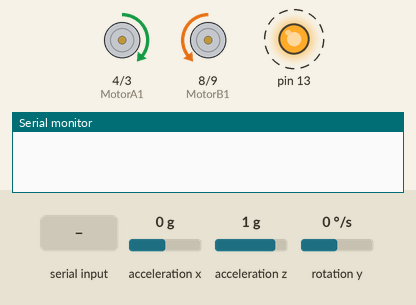
Bench run of a sketch on a simulated Arduino Uno, built with avr-gcc and run on an emulated ATmega328P. Shown: motor-driver pin pairs drawn as motors (green arrow = first pin HIGH = forward, orange = second pin HIGH = backward, longer = more drive, scaled by the enable pin), output pins drawn as LEDs (lit = HIGH), the last lines printed to the serial monitor. Dashed ring = blinking. Inputs (shaded band) come from the test bench; at power-on: acceleration x 0 g, acceleration z 1 g, rotation y 0 °/s.

Above: at 1.2 s.
1.3 s: acceleration x set to -1.4 g
At 3.3 s:
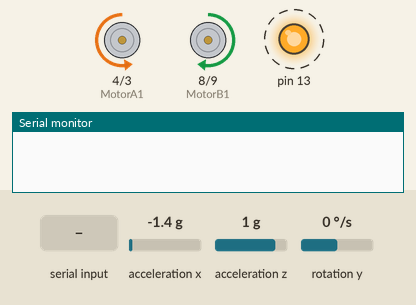
4.3 s: acceleration x set to 0 g
At 6.19 s:
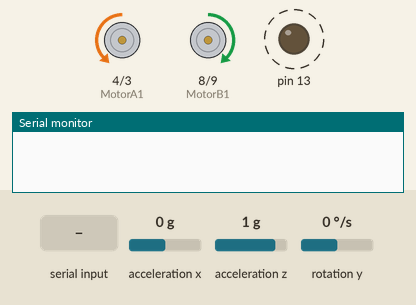
7.3 s: "a" received over Serial
10.3 s: acceleration z set to 0.1 g
12.4 s: acceleration z set to -0.2 g
At 13.3 s:
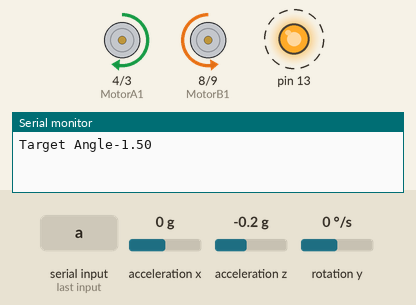
15.4 s: byte 115 ('s') received over Serial
At 15.8 s:
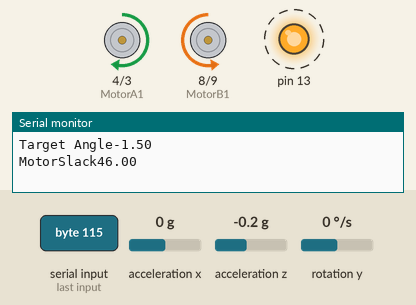
Timing chart, 0 to 17.9 s (numbered marks = the images above; inputs shaded):
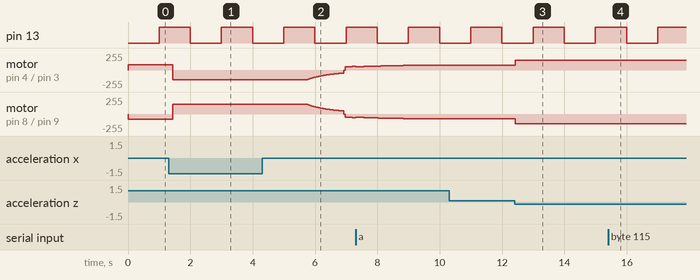

Measured:
- the behaviour switches between 0 and -0.1 g on acceleration z (found by bisection; images 2 and 3)
- after the input at 1.3 s, motor on pin 4 (MotorA1) / pin 3 (MotorA2): forward 82/255 → backward 145/255 after 0.13 s; motor on pin 8 (MotorB1) / pin 9 (MotorB2): backward 82/255 → forward 145/255 after 0.13 s
- after the input at 4.3 s, motor on pin 4 (MotorA1) / pin 3 (MotorA2): moves from backward 145/255 to forward 55/255 over 1.5 s, starting after 1.4 s; motor on pin 8 (MotorB1) / pin 9 (MotorB2): moves from forward 145/255 to backward 55/255 over 1.5 s, starting after 1.4 s
- after the input at 12.4 s, motor on pin 4 (MotorA1) / pin 3 (MotorA2): forward 74/255 → forward 145/255 at once; motor on pin 8 (MotorB1) / pin 9 (MotorB2): backward 74/255 → backward 145/255 at once
- after the input at 15.4 s, motor on pin 4 (MotorA1) / pin 3 (MotorA2): forward 145/255 → forward 146/255 at once; motor on pin 8 (MotorB1) / pin 9 (MotorB2): backward 145/255 → backward 146/255 at once

The sketch:

balancing.ino
```cpp
#include "Wire.h"
#include "I2Cdev.h"
#include "MPU6050.h"
#include "math.h"

#define EnableA 5 //PWM of Motor A
#define EnableB 6 //PWM of Motor B
#define MotorA1 4 //Direction Control of Motors A and B
#define MotorA2 3
#define MotorB1 8
#define MotorB2 9
#define Motor_Slack 45 //Compensate for the Dead zone in the PWM range
#define Kp 40 //proportional constant
#define Kd -2 //Derivative constant
#define Ki 10 //Integral constant
#define sampleTime 0.005 //sampling time 5 micro seconds
#define target_Angle -2 //The angle to keep the robot.
#define P_inc 1 // inc/dec value for PID tuning
#define D_inc 1 // inc/dec value for PID tuning
#define I_inc 1 // inc/dec value for PID tuning
#define Angle_inc .5 // inc/dec value for PID tuning
#define MS_inc 1
#define offbalance 30
#define PID_min -255
#define PID_max 255
#define Motor_min -100
#define Motor_max 100
#define runEvery(t) for (static long _lasttime;\
(uint16_t)((uint16_t)millis() - _lasttime) >= (t);\
_lasttime += (t))
uint32_t timer;
MPU6050 mpu;

int16_t accX, accZ, gyroY; //16bit integer
volatile int motorPower, gyroRate, pidout, kp, ki, kd;
volatile float accAngle, gyroAngle, currentAngle, prevAngle=0, error, prevError=0, errorSum=0;
volatile byte count=0;
float targetAngle, MotorSlack;


//Set left and right motors with the motor power obtained from PID.
void motorspeed(int MotorAspeed, int MotorBspeed) {
// Motor A control
  if (MotorAspeed >= 0) {
    digitalWrite(MotorA1, HIGH);
    digitalWrite(MotorA2, LOW);
  }
  else{
    digitalWrite(MotorA2, HIGH);
    digitalWrite(MotorA1, LOW);
  }
  analogWrite(EnableA, abs(MotorAspeed));

  // Motor B control
  if (MotorBspeed >= 0) {
    digitalWrite(MotorB2, HIGH);
    digitalWrite(MotorB1, LOW);
  }
  else {
    digitalWrite(MotorB1, HIGH);
    digitalWrite(MotorB2, LOW);
  }
  analogWrite(EnableB, abs(MotorBspeed));
}

void angle() {

  accX = mpu.getAccelerationX();
  accZ = mpu.getAccelerationZ();
  gyroY = mpu.getRotationY();
  accAngle = atan2(accX, accZ)*RAD_TO_DEG;
  gyroRate = map(gyroY, -32768, 32767, -250, 250);
  gyroAngle = (float)gyroRate*sampleTime;
  currentAngle = 0.9934*(prevAngle + gyroAngle) + 0.0066*(accAngle); //Complimentary Filter
  prevAngle = currentAngle;

}

void init_PID() {
  // initialize Timer1
  cli(); // disable global interrupts
  TCCR1A = 0; // set entire TCCR1A register to 0
  TCCR1B = 0; // same for TCCR1B
  // set compare match register to set sample time 5ms
  OCR1A = 9999;
  // turn on CTC mode
  TCCR1B |= (1 << WGM12);
  // Set CS11 bit for prescaling by 8
  TCCR1B |= (1 << CS11);
  // enable timer compare interrupt
  TIMSK1 |= (1 << OCIE1A);
  sei(); // enable global interrupts
}

void PID() {
  error = currentAngle - targetAngle;
  errorSum = errorSum + error;
  errorSum = constrain(errorSum, -300, 300); // Prevent Integral windup
  //calculate output from P, I and D values
  // pidout = Kp*(error) + Ki*(errorSum)*sampleTime + Kd *gyroRate;
  pidout = kp*(error) + ki*(errorSum)*sampleTime + kd *gyroRate;

  pidout = constrain(pidout, PID_min, PID_max); //constrain the PWM output
  motorPower = map(pidout, PID_min, PID_max, Motor_min, Motor_max);

  //Check for off balance conditon
  /* if(currentAngle > offbalance)
  motorPower = 0; //turn off the motors
  */
  // Compensate for DC motor "dead" zone

  if (motorPower > 0) motorPower = motorPower + MotorSlack;
  if (motorPower < 0) motorPower = motorPower - MotorSlack;

}


void BalancePID() {
  Serial.print ("kp");
  Serial.print (kp);
  Serial.print ("ki");
  Serial.print (ki);
  Serial.print ("kd");
  Serial.println (kd);
}

void Aerror() {
  Serial.print ("Target Angle");
  Serial.println (targetAngle);
}

void Mslack() {
  Serial.print ("MotorSlack");
  Serial.print (MotorSlack);
}


void ReceiveData (){
  if (Serial.available()) {
    char cmd = Serial.read();
    // Implement BT Commands
    switch (cmd) {
    case 'B' : // Return PID control values
      BalancePID();
      break;
    case 'P' : // Increment P multiplier
      kp = kp + P_inc;
      BalancePID();
      break;
    case 'p' : // Decriment P multiplier
      kp = kp - P_inc;
      BalancePID();
      break;
    case 'I' : // Increment I multiplier
      ki = ki + I_inc;
      BalancePID();
      break;
    case 'i' : // Decriment I multiplier
      ki = ki - I_inc;
      BalancePID();
      break;
    case 'D' : // Increment D multiplier
      kd = kd + D_inc;
      BalancePID();
      break;
    case 'd' : // Decriment D multiplier
      kd = kd - D_inc;
      BalancePID();
      break;
    case 'A' : // Return Roll Error value
      Aerror();
      break;
      case 'S' : // Return Motor Slack value
      Mslack();
      break;
    case 'a' : // Increment roll error
      targetAngle = targetAngle + Angle_inc;
      Aerror();
      break;
    case 'b' : // Decrement roll error
      targetAngle = targetAngle - Angle_inc;
      Aerror();
      break;
    case 's' : // Increment motor slack
      MotorSlack = MotorSlack + MS_inc;
      Mslack();
      break;
    case 't' : // Increment motor slack
      if (MotorSlack >= 1) MotorSlack = MotorSlack - MS_inc;
      Mslack();
      break;

    default :
      Serial.println (cmd);
    }
    cmd = ' ' ; // clear BT receive string
  }
}

void setup() {
  Serial.begin(9600);

  // set the motor control and PWM pins to output mode
  pinMode(EnableA, OUTPUT);
  pinMode(EnableB, OUTPUT);
  pinMode(MotorA1, OUTPUT);
  pinMode(MotorA2, OUTPUT);
  pinMode(MotorB1, OUTPUT);
  pinMode(MotorB2, OUTPUT);

  digitalWrite(EnableA, HIGH);
  digitalWrite(EnableB, HIGH);
  digitalWrite(MotorA1, HIGH);
  digitalWrite(MotorA2, HIGH);
  digitalWrite(MotorB1, HIGH);
  digitalWrite(MotorB2, HIGH);


  // set the status LED to output mode
  pinMode(13, OUTPUT);
  // initialize the MPU6050 and set offset values
  mpu.initialize();
  mpu.setXAccelOffset(-3638);
  mpu.setYAccelOffset(-667);
  mpu.setZAccelOffset(591);
  mpu.setXGyroOffset(217);
  mpu.setYGyroOffset(18);
  mpu.setZGyroOffset(-2);
  init_PID(); // initialize PID sampling loop
  kp=Kp;
  ki=Ki;
  kd=Kd;
  targetAngle = target_Angle ;
  MotorSlack = Motor_Slack;
}


void loop() {

  runEvery(5){
    angle();
  }
  ReceiveData();
  motorspeed(motorPower, motorPower);

}

ISR (TIMER1_COMPA_vect) {
  PID();
  count++;
  if(count == 200) {
    count = 0;
    digitalWrite(13, !digitalRead(13));
  }
}
```
